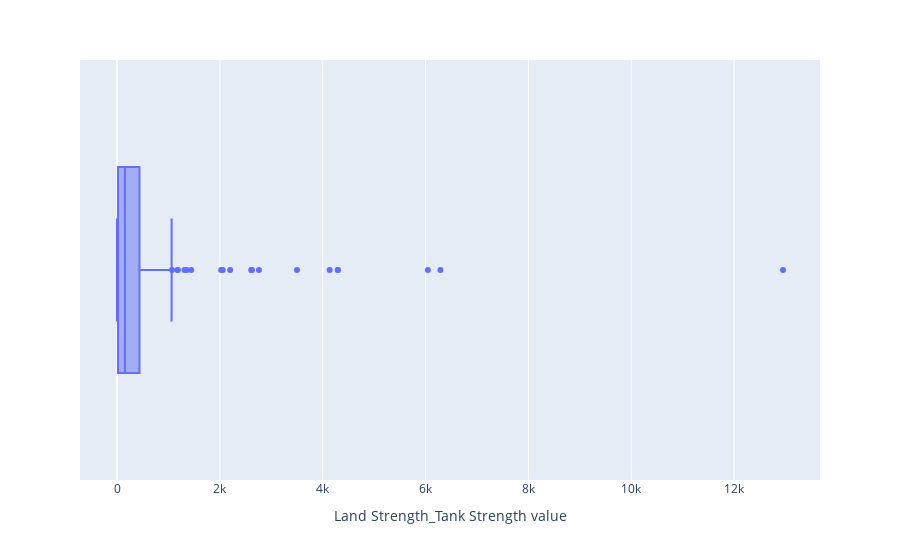

This figure's notebook cell:
### Code cell
fig = px.box(value_df,
             x = value_df["Land Strength_Tank Strength value"],
             hover_name=value_df["country"])
fig.show()

### Figure 1 — Plotly figure (JSON) as saved in the notebook; plotly's stock layout.template omitted (floating-point values rounded to 4 significant figures; data arrays with more than 128 entries replaced by an {"elided": "..."} marker saying what was removed)
{"data": [{"alignmentgroup": "True", "hovertemplate": "<b>%{hovertext}</b><br><br>Land Strength_Tank Strength value=%{x}<extra></extra>", "hovertext": {"elided": "138 str values"}, "legendgroup": "", "marker": {"color": "#636efa"}, "name": "", "notched": false, "offsetgroup": "", "orientation": "h", "showlegend": false, "type": "box", "x": {"elided": "138 int values"}, "x0": " ", "xaxis": "x", "y0": " ", "yaxis": "y"}], "layout": {"boxmode": "group", "legend": {"tracegroupgap": 0}, "margin": {"t": 60}, "xaxis": {"anchor": "y", "domain": [0, 1], "title": {"text": "Land Strength_Tank Strength value"}}, "yaxis": {"anchor": "x", "domain": [0, 1]}}}
